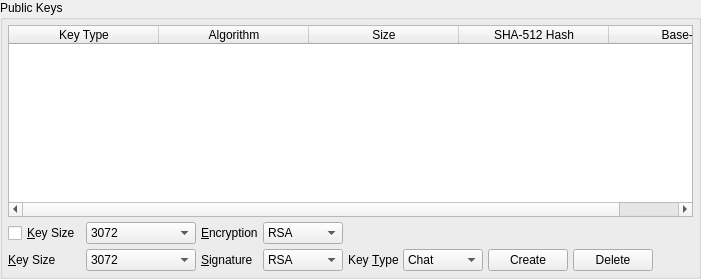
               <widget class="QGroupBox" name="publicKeysBox">
                <property name="title">
                 <string>Public Keys</string>
                </property>
                <layout class="QVBoxLayout" name="verticalLayout_49">
                 <property name="spacing">
                  <number>5</number>
                 </property>
                 <property name="leftMargin">
                  <number>5</number>
                 </property>
                 <property name="topMargin">
                  <number>5</number>
                 </property>
                 <property name="rightMargin">
                  <number>5</number>
                 </property>
                 <property name="bottomMargin">
                  <number>5</number>
                 </property>
                 <item>
                  <widget class="QTableWidget" name="personal_public_keys">
                   <property name="minimumSize">
                    <size>
                     <width>0</width>
                     <height>150</height>
                    </size>
                   </property>
                   <property name="selectionMode">
                    <enum>QAbstractItemView::SingleSelection</enum>
                   </property>
                   <property name="selectionBehavior">
                    <enum>QAbstractItemView::SelectRows</enum>
                   </property>
                   <property name="horizontalScrollMode">
                    <enum>QAbstractItemView::ScrollPerPixel</enum>
                   </property>
                   <attribute name="horizontalHeaderDefaultSectionSize">
                    <number>150</number>
                   </attribute>
                   <attribute name="horizontalHeaderStretchLastSection">
                    <bool>true</bool>
                   </attribute>
                   <column>
                    <property name="text">
                     <string>Key Type</string>
                    </property>
                   </column>
                   <column>
                    <property name="text">
                     <string>Algorithm</string>
                    </property>
                   </column>
                   <column>
                    <property name="text">
                     <string>Size</string>
                    </property>
                   </column>
                   <column>
                    <property name="text">
                     <string>SHA-512 Hash</string>
                    </property>
                   </column>
                   <column>
                    <property name="text">
                     <string>Base-64</string>
                    </property>
                   </column>
                  </widget>
                 </item>
                 <item>
                  <layout class="QGridLayout" name="gridLayout_10">
                   <property name="spacing">
                    <number>5</number>
                   </property>
                   <item row="1" column="0">
                    <widget class="QLabel" name="label_92">
                     <property name="text">
                      <string>&amp;Key Size</string>
                     </property>
                     <property name="buddy">
                      <cstring>signatureKeySize</cstring>
                     </property>
                    </widget>
                   </item>
                   <item row="0" column="1">
                    <widget class="QComboBox" name="encryptionKeySize">
                     <property name="currentIndex">
                      <number>0</number>
                     </property>
                     <property name="sizeAdjustPolicy">
                      <enum>QComboBox::AdjustToContents</enum>
                     </property>
                     <item>
                      <property name="text">
                       <string>3072</string>
                      </property>
                     </item>
                     <item>
                      <property name="text">
                       <string>4096</string>
                      </property>
                     </item>
                     <item>
                      <property name="text">
                       <string>7680</string>
                      </property>
                     </item>
                     <item>
                      <property name="text">
                       <string>8192</string>
                      </property>
                     </item>
                     <item>
                      <property name="text">
                       <string>15360</string>
                      </property>
                     </item>
                    </widget>
                   </item>
                   <item row="1" column="3">
                    <widget class="QComboBox" name="signatureKeyType">
                     <property name="currentIndex">
                      <number>4</number>
                     </property>
                     <property name="sizeAdjustPolicy">
                      <enum>QComboBox::AdjustToContents</enum>
                     </property>
                     <item>
                      <property name="text">
                       <string>DSA</string>
                      </property>
                     </item>
                     <item>
                      <property name="text">
                       <string>ECDSA</string>
                      </property>
                     </item>
                     <item>
                      <property name="text">
                       <string>EdDSA</string>
                      </property>
                     </item>
                     <item>
                      <property name="text">
                       <string>ElGamal</string>
                      </property>
                     </item>
                     <item>
                      <property name="text">
                       <string>RSA</string>
                      </property>
                     </item>
                    </widget>
                   </item>
                   <item row="1" column="1">
                    <widget class="QComboBox" name="signatureKeySize">
                     <property name="currentIndex">
                      <number>0</number>
                     </property>
                     <property name="sizeAdjustPolicy">
                      <enum>QComboBox::AdjustToContents</enum>
                     </property>
                     <property name="minimumContentsLength">
                      <number>10</number>
                     </property>
                     <item>
                      <property name="text">
                       <string>3072</string>
                      </property>
                     </item>
                     <item>
                      <property name="text">
                       <string>4096</string>
                      </property>
                     </item>
                     <item>
                      <property name="text">
                       <string>7680</string>
                      </property>
                     </item>
                     <item>
                      <property name="text">
                       <string>8192</string>
                      </property>
                     </item>
                     <item>
                      <property name="text">
                       <string>15360</string>
                      </property>
                     </item>
                    </widget>
                   </item>
                   <item row="1" column="2">
                    <widget class="QLabel" name="label_46">
                     <property name="text">
                      <string>&amp;Signature</string>
                     </property>
                     <property name="buddy">
                      <cstring>signatureKeyType</cstring>
                     </property>
                    </widget>
                   </item>
                   <item row="1" column="10">
                    <widget class="QComboBox" name="keys">
                     <property name="sizeAdjustPolicy">
                      <enum>QComboBox::AdjustToContents</enum>
                     </property>
                     <item>
                      <property name="text">
                       <string notr="true">Chat</string>
                      </property>
                     </item>
                     <item>
                      <property name="text">
                       <string notr="true">E-Mail</string>
                      </property>
                     </item>
                     <item>
                      <property name="text">
                       <string notr="true">Poptastic</string>
                      </property>
                     </item>
                     <item>
                      <property name="text">
                       <string notr="true">Rosetta</string>
                      </property>
                     </item>
                     <item>
                      <property name="text">
                       <string notr="true">URL</string>
                      </property>
                     </item>
                    </widget>
                   </item>
                   <item row="1" column="9">
                    <widget class="QLabel" name="label_69">
                     <property name="text">
                      <string>Key &amp;Type</string>
                     </property>
                     <property name="buddy">
                      <cstring>keys</cstring>
                     </property>
                    </widget>
                   </item>
                   <item row="0" column="3">
                    <widget class="QComboBox" name="encryptionKeyType">
                     <property name="currentIndex">
                      <number>3</number>
                     </property>
                     <property name="sizeAdjustPolicy">
                      <enum>QComboBox::AdjustToContents</enum>
                     </property>
                     <item>
                      <property name="text">
                       <string>ElGamal</string>
                      </property>
                     </item>
                     <item>
                      <property name="text">
                       <string>McEliece</string>
                      </property>
                     </item>
                     <item>
                      <property name="text">
                       <string>NTRU</string>
                      </property>
                     </item>
                     <item>
                      <property name="text">
                       <string>RSA</string>
                      </property>
                     </item>
                    </widget>
                   </item>
                   <item row="0" column="2">
                    <widget class="QLabel" name="label_45">
                     <property name="text">
                      <string>&amp;Encryption</string>
                     </property>
                     <property name="buddy">
                      <cstring>encryptionKeyType</cstring>
                     </property>
                    </widget>
                   </item>
                   <item row="1" column="11">
                    <widget class="QPushButton" name="regenerate">
                     <property name="text">
                      <string>Create</string>
                     </property>
                    </widget>
                   </item>
                   <item row="0" column="0">
                    <widget class="QCheckBox" name="newKeys">
                     <property name="sizePolicy">
                      <sizepolicy hsizetype="Minimum" vsizetype="Preferred">
                       <horstretch>0</horstretch>
                       <verstretch>0</verstretch>
                      </sizepolicy>
                     </property>
                     <property name="toolTip">
                      <string>If checked, new key pairs will be generated whenever the passphrase or question/answer is/are updated.</string>
                     </property>
                     <property name="text">
                      <string>&amp;Key Size</string>
                     </property>
                    </widget>
                   </item>
                   <item row="1" column="13">
                    <spacer name="horizontalSpacer_47">
                     <property name="orientation">
                      <enum>Qt::Horizontal</enum>
                     </property>
                     <property name="sizeHint" stdset="0">
                      <size>
                       <width>40</width>
                       <height>20</height>
                      </size>
                     </property>
                    </spacer>
                   </item>
                   <item row="1" column="12">
                    <widget class="QPushButton" name="delete_key">
                     <property name="text">
                      <string>Delete</string>
                     </property>
                    </widget>
                   </item>
                  </layout>
                 </item>
                </layout>
               </widget>
